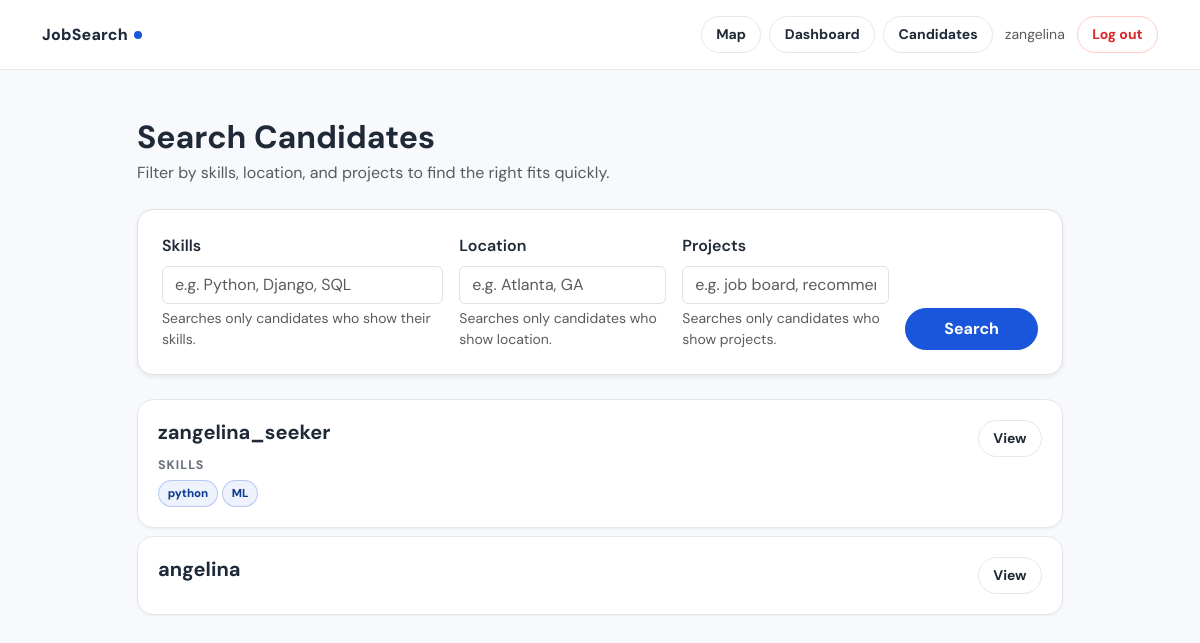
The page /recruiter/candidates/ (signed in) on the database as committed earlier.
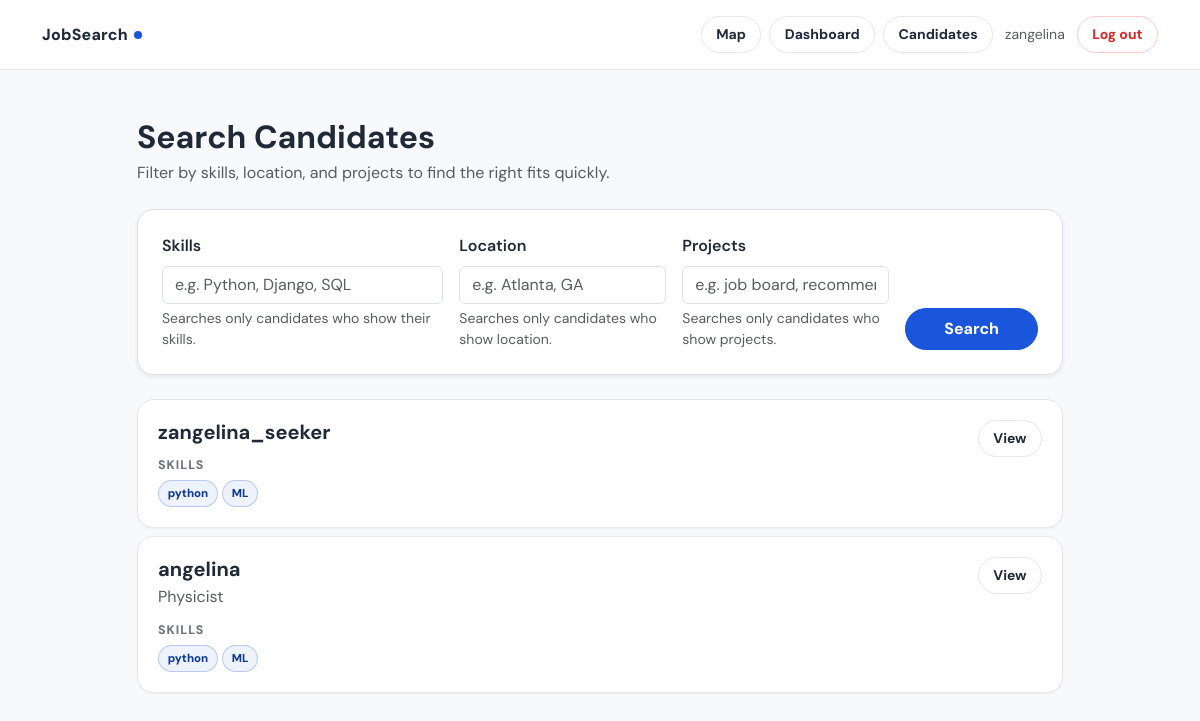
The same page on the database as committed later.
### jobs/models.py (models this page shows, shortened)
class JobSeekerProfile(models.Model):
    user = models.OneToOneField(
        CustomUser, on_delete=models.CASCADE, related_name="seeker_profile"
    )
    profile_picture = models.ImageField(
        upload_to="profile_pics/", blank=True, null=True
    )
    headline = models.CharField(max_length=200, blank=True)
    bio = models.TextField(blank=True, help_text="Short summary about yourself")
    location = models.CharField(max_length=200, blank=True)
    phone = models.CharField(max_length=30, blank=True)
    website = models.URLField(blank=True)
    skills = models.TextField(blank=True, help_text="Comma-separated skills")
    education = models.TextField(blank=True)
    work_experience = models.TextField(blank=True)
    projects = models.TextField(blank=True, help_text="Key projects, coursework, open-source contributions")
    certifications = models.TextField(blank=True, help_text="Certifications, licenses, awards")
    languages = models.TextField(blank=True, help_text="Spoken languages, e.g. English (Native), Spanish (Conversational)")
    links = models.TextField(blank=True, help_text="GitHub, LinkedIn, portfolio URLs (one per line)")
    featured_label = models.CharField(
        max_length=100, blank=True,
        help_text="Label shown above the embed, e.g. 'My Portfolio', 'Intro Video'"
    )
    featured_url = models.URLField(
        blank=True,
        help_text="Link to a website, portfolio, or project (displayed as a clickable card)"
    )
    featured_video_url = models.URLField(
        blank=True,
        help_text="YouTube or Vimeo link for an introduction / project video"
    )
    desired_job_title = models.CharField(max_length=200, blank=True)
    desired_salary_min = models.PositiveIntegerField(null=True, blank=True)
    open_to_remote = models.BooleanField(default=True)
    open_to_relocation = models.BooleanField(default=False)
    visa_required = models.BooleanField(default=False)
    class DistanceUnit(models.TextChoices):
        MILES = "mi", "Miles"
        KM = "km", "Kilometers"
    commute_distance = models.PositiveIntegerField(
        null=True, blank=True,
        help_text="Maximum commute distance"
    )
    distance_unit = models.CharField(
        max_length=2, choices=DistanceUnit.choices, default=DistanceUnit.MILES
    )
    is_public = models.BooleanField(default=True)
    show_photo = models.BooleanField(default=True)
    show_headline = models.BooleanField(default=True)
    show_bio = models.BooleanField(default=True)
    show_skills = models.BooleanField(default=True)
    show_education = models.BooleanField(default=True)
    show_experience = models.BooleanField(default=True)
    show_projects = models.BooleanField(default=True)
    show_certifications = models.BooleanField(default=True)
    show_languages = models.BooleanField(default=True)
    show_links = models.BooleanField(default=True)
    show_location = models.BooleanField(default=True)
    show_phone = models.BooleanField(default=False)
    show_email = models.BooleanField(default=True)
    show_featured = models.BooleanField(default=True)
    def skills_list(self):
        return [s.strip() for s in self.skills.split(",") if s.strip()]

class CustomUser(AbstractUser):
    class Role(models.TextChoices):
        JOB_SEEKER = "job_seeker", "Job Seeker"
        RECRUITER = "recruiter", "Recruiter"
        ADMIN = "admin", "Admin"
    role = models.CharField(
        max_length=20,
        choices=Role.choices,
        default=Role.JOB_SEEKER,
    )
    def is_job_seeker(self):
        return self.role == self.Role.JOB_SEEKER
    def is_recruiter(self):
        return self.role == self.Role.RECRUITER

### jobs/views.py (the view, shortened to what this page needs)
# urls.py: path("recruiter/candidates/", views.recruiter_candidate_search, name="recruiter_candidate_search"),
@login_required
def recruiter_candidate_search(request):
    if not request.user.is_recruiter():
        return redirect("home")
    skills_q = request.GET.get("skills", "").strip()
    location_q = request.GET.get("location", "").strip()
    projects_q = request.GET.get("projects", "").strip()
    profiles = JobSeekerProfile.objects.filter(is_public=True).select_related("user")
    if location_q:
        profiles = profiles.filter(location__icontains=location_q, show_location=True)
    if projects_q:
        profiles = profiles.filter(projects__icontains=projects_q, show_projects=True)
    return render(request, "jobs/recruiter_candidate_search.html", {
        "profiles": profiles, "skills": skills_q, "location": location_q, "projects": projects_q,
    })

### jobs/templates/jobs/recruiter_candidate_search.html (shortened to what this page needs)
{% extends "jobs/base.html" %}
{% block content %}
<div class="container py-5" style="max-width: 950px;">
  <div class="d-flex justify-content-between align-items-center mb-4">
    <div>
      <h2 class="fw-bold mb-1">Search Candidates</h2>
      <div class="text-muted">Filter by skills, location, and projects to find the right fits quickly.</div>
    </div>
  </div>
  <form method="get" class="bg-white p-4 rounded-4 border shadow-sm mb-4">
    <div class="row g-3 align-items-end">
      <div class="col-md-4">
        <label class="form-label fw-semibold">Skills</label>
        <input class="form-control" name="skills" value="{{ skills }}" placeholder="e.g. Python, Django, SQL">
        <div class="form-text">Searches only candidates who show their skills.</div>
      </div>
      <div class="col-md-3">
        <label class="form-label fw-semibold">Location</label>
        <input class="form-control" name="location" value="{{ location }}" placeholder="e.g. Atlanta, GA">
        <div class="form-text">Searches only candidates who show location.</div>
      </div>
      <div class="col-md-3">
        <label class="form-label fw-semibold">Projects</label>
        <input class="form-control" name="projects" value="{{ projects }}" placeholder="e.g. job board, recommender">
        <div class="form-text">Searches only candidates who show projects.</div>
      </div>
      <div class="col-md-2 d-grid">
        <button class="btn btn-brand" type="submit">Search</button>
      </div>
    </div>
  </form>
  {% if profiles %}
    <div class="d-flex flex-column gap-2">
      {% for p in profiles %}
        <div class="js-card js-card-hover">
          <div class="d-flex justify-content-between align-items-start gap-3">
            <div class="flex-grow-1">
              <div class="d-flex align-items-center gap-2 flex-wrap">
                <h5 class="fw-bold mb-0">{{ p.user.username }}</h5>
              </div>
              {% if p.show_headline and p.headline %}
                <div class="text-muted mt-1">{{ p.headline }}</div>
              {% endif %}
              {% if p.show_skills and p.skills_list %}
                <div class="mt-2">
                  <span class="section-label" style="display:inline;">Skills</span>
                  <div class="d-flex flex-wrap gap-1 mt-1">
                    {% for s in p.skills_list %}
                      <span class="js-badge js-badge-skill">{{ s }}</span>
                    {% endfor %}
                  </div>
                </div>
              {% endif %}
            </div>
            <div class="text-end">
              <a class="btn btn-ghost btn-sm" href="{% url 'view_candidate' p.user.id %}">View</a>
            </div>
          </div>
        </div>
      {% endfor %}
    </div>
  {% else %}
    <div class="text-muted fst-italic">No candidates found.</div>
  {% endif %}
</div>
{% endblock %}

Rows that differ between the two databases and show on the page:
changed JobSeekerProfile "angelina": headline (not shown) → "Physicist"; skills empty → "python, ML" (drawn)
Other text that changed with them:
new list line: "python"
new list line: "ML"
